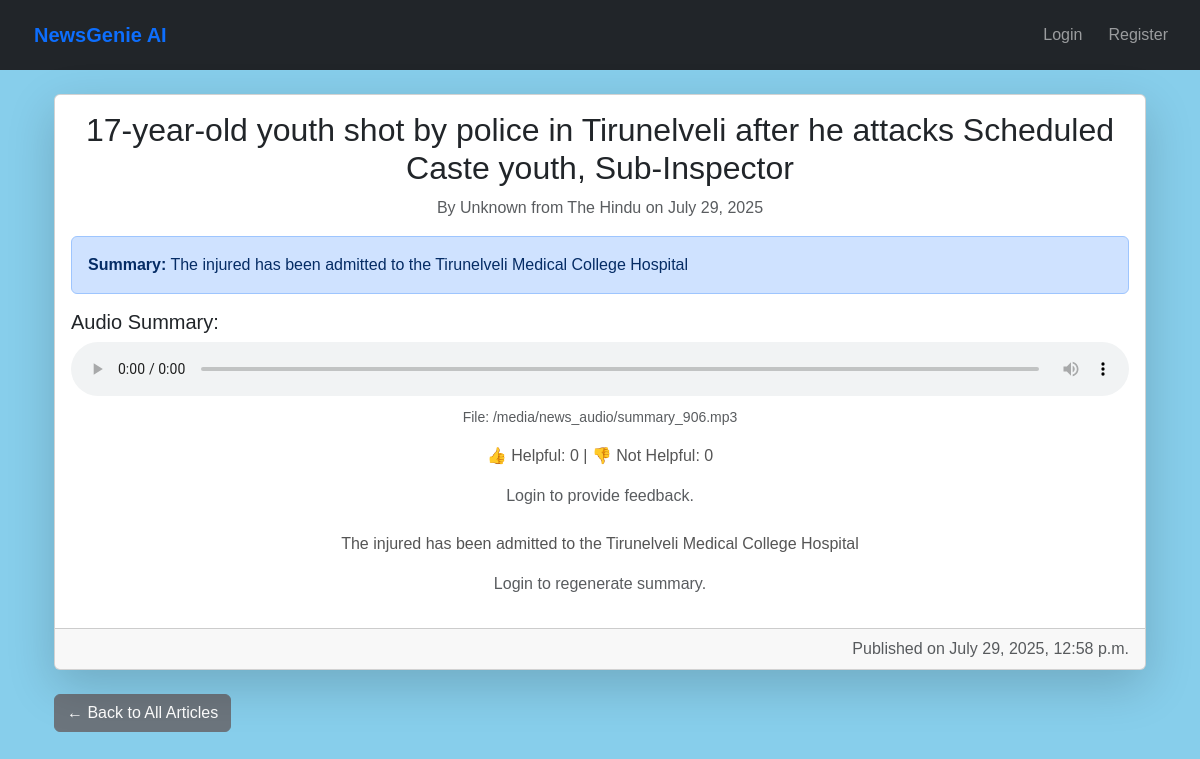
Before: /articles/articles/906/ with the older database file.
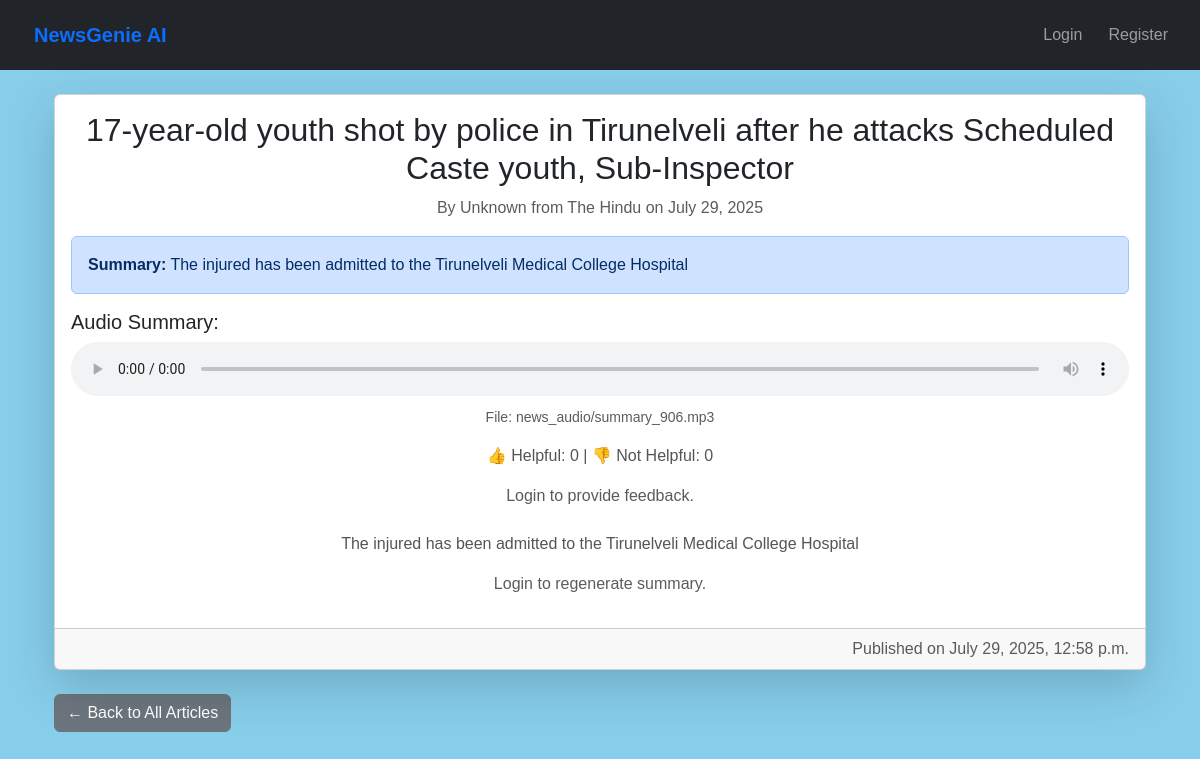
After: the same page with the newer database file.
### news/models.py (models this page shows, shortened)
class Article(models.Model):
    title = models.CharField(max_length=200)
    content = models.TextField()
    summary = models.TextField(blank=True, null=True)
    source_url = models.URLField()
    category = models.ForeignKey(Category, on_delete=models.CASCADE)
    published_date = models.DateTimeField(default=timezone.now)
    link = models.URLField(max_length=500, unique=True, null=True, blank=True)
    publication_date = models.DateTimeField(null=True, blank=True)
    author = models.CharField(max_length=255, default='Unknown')
    source = models.CharField(max_length=100, default='Unknown')
    created_at = models.DateTimeField(auto_now_add=True)
    audio_file = models.FileField(upload_to='audio/', blank=True, null=True)
    approved = models.BooleanField(default=False)
    class Meta:
        ordering = ['-published_date']

### news/views.py (the view)
# urls.py: path('<int:pk>/', ArticleDetailView.as_view(), name='article_detail'),
class ArticleDetailView(DetailView):
    model = Article
    template_name = 'news/article_detail.html'
    context_object_name = 'article'
    def get_object(self, queryset=None):
        obj = super().get_object(queryset)
        if self.request.user.is_authenticated:
            ReadingHistory.objects.get_or_create(user=self.request.user, article=obj)
        return obj
    def get_context_data(self, **kwargs):
        context = super().get_context_data(**kwargs)
        article = self.object
        context['helpful_count'] = SummaryFeedback.objects.filter(article=article, is_helpful=True).count()
        context['not_helpful_count'] = SummaryFeedback.objects.filter(article=article, is_helpful=False).count()
        if self.request.user.is_authenticated:
            feedback = SummaryFeedback.objects.filter(user=self.request.user, article=article).first()
            context['user_feedback'] = feedback.is_helpful if feedback else None
        else:
            context['user_feedback'] = None
        return context

### news/templates/news/article_detail.html (shortened to what this page needs)
{% extends 'base.html' %}
{% load static %}
{% get_media_prefix as MEDIA_URL %}
{% block content %}
<div class="container mt-4">
  <div class="card shadow-lg">
    <div class="card-body">
      <h2 class="card-title">{{ article.title }}</h2>
      <p class="text-muted">
        By {{ article.author }} from {{ article.source }} on {{ article.publication_date|date:"F d, Y" }}
      </p>
      {% if article.summary %}
        <div class="alert alert-primary">
          <strong>Summary:</strong> {{ article.summary|linebreaksbr }}
        </div>
        <div id="audioPlayerContainer" class="mt-3">
          <h5>Audio Summary:</h5>
          {% if article.audio_file %}
            <audio id="audioPlayer" controls preload="auto" style="width: 100%;">
              <source src="{{ article.audio_file.url }}" type="audio/mpeg">
            </audio>
            <p class="text-muted small mt-1">File: {{ article.audio_file.name }}</p>
          {% endif %}
        </div>
        <div class="mt-2 text-muted">
          <p>👍 Helpful: {{ helpful_count }} | 👎 Not Helpful: {{ not_helpful_count }}</p>
        </div>
        {% if user.is_authenticated %}
          <div>
            <small class="text-muted">Was this summary helpful?</small><br>
            <form id="feedback-form" method="post" action="{% url 'submit_summary_feedback' article.id %}">
              {% csrf_token %}
              <input type="hidden" name="is_helpful" id="is-helpful-input" value="">
              <button type="submit" class="btn btn-success" onclick="setFeedbackValue(true)">Yes</button>
              <button type="submit" class="btn btn-danger" onclick="setFeedbackValue(false)">No</button>
            </form>
            <div id="feedback-message" class="text-success mt-2" style="display: none;">Thank you for your feedback!</div>
          </div>
          <script>
            function setFeedbackValue(value) {
              document.getElementById("is-helpful-input").value = value;
            }
            document.addEventListener('DOMContentLoaded', function () {
              document.getElementById("feedback-form").addEventListener("submit", function (e) {
                e.preventDefault();
                const form = e.target;
                const formData = new FormData(form);
                const csrfToken = formData.get("csrfmiddlewaretoken");
                fetch(form.action, {
                  method: "POST",
                  headers: {
                    'X-CSRFToken': csrfToken,
                  },
                  body: formData,
                })
                .then(response => {
                  if (response.ok) {
                    document.getElementById("feedback-message").style.display = "block";
                  }
                })
                .catch(error => {
                  console.error("Error submitting feedback:", error);
                });
              });
            });
          </script>
        {% else %}
          <p class="text-muted mt-2">Login to provide feedback.</p>
        {% endif %}
      {% endif %}
      <p class="card-text mt-4">{{ article.content|linebreaksbr }}</p>
      {% if user.is_authenticated %}
        <form method="post" action="{% url 'generate_summary' article.pk %}">
          {% csrf_token %}
          <label for="num_sentences" class="form-label mt-4">Summary Length (number of sentences):</label>
          <input type="number" name="num_sentences" id="num_sentences" min="1" max="10" value="5" class="form-control w-25 d-inline-block">
          <button class="btn btn-outline-info mt-2" type="submit">Generate Summary</button>
        </form>
      {% else %}
        <p class="text-muted mt-3">Login to regenerate summary.</p>
      {% endif %}
    </div>
    <div class="card-footer text-muted text-end">
      Published on {{ article.published_date|date:"F j, Y, g:i a" }}
    </div>
  </div>
  <div class="mt-4">
    <a href="{% url 'home' %}" class="btn btn-secondary">← Back to All Articles</a>
  </div>
</div>
{% endblock %}

Changed rows visible on the page:
changed Article "Unknown": audio_file.name "/media/news_audio/summary_906.mp3" → "news_audio/summary_906.mp3"
